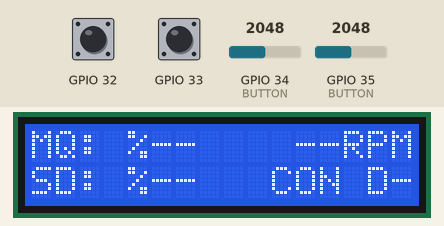
Simulated run of this sketch. Board: ESP32. Parts: 16×2 character LCD. The inputs (shaded band) are chosen by the test bench; at power-on: GPIO 33 HIGH, GPIO 32 HIGH, GPIO 34 (BUTTON) = 2048, GPIO 35 (BUTTON) = 2048. What the sketch prints to the serial monitor is not drawn.

Above: at 1.4 s.
1.5 s: GPIO 33 pulled LOW for 3.2 s
At 3.6 s:
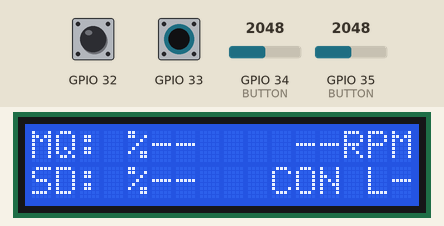
6.4 s: GPIO 32 pulled LOW for 1 s
At 8.9 s:
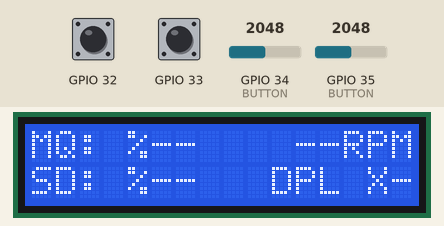
9.2 s: GPIO 32 pulled LOW for 3.2 s
At 13.8 s:
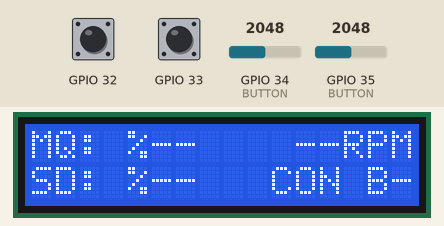
14.1 s: GPIO 33 pulled LOW for 1 s
At 16.2 s:
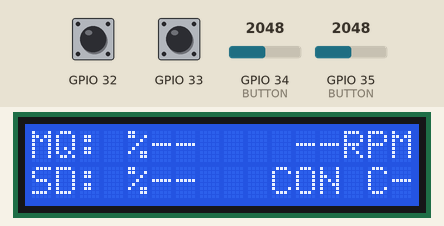
16.8 s: GPIO 33 pulled LOW for 3.2 s
At 18.5 s:
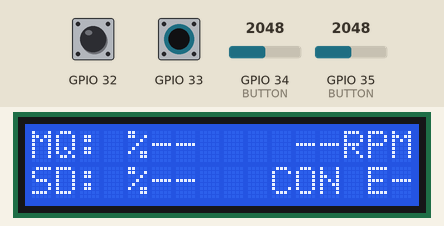
21.7 s: GPIO 33 pulled LOW for 1 s
At 23.5 s:
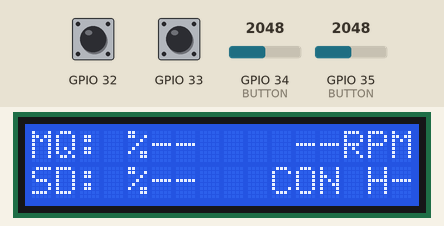
Timing chart, 0 to 25.0 s (numbered marks = the images above; inputs shaded):
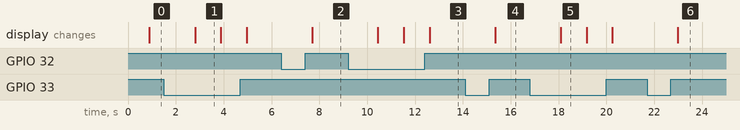

Measured:
- after the input at 1.5 s, the display: changes after 1.3 s (image 1)
- after the input at 6.4 s, the display: changes after 1.3 s (image 2)
- after the input at 9.2 s, the display: changes after 1.2 s (image 3)
- after the input at 14.1 s, the display: changes after 1.2 s (image 4)
- after the input at 16.8 s, the display: changes after 1.3 s (image 5)
- after the input at 21.7 s, the display: changes after 1.3 s (image 6)
- what the display in image 1 shows lasts 1.1 s, from 2.8 s to 3.9 s

The sketch:

controller.ino
```cpp
#include <WiFi.h>
#include <ESPAsyncWebSrv.h>
#include <HTTPClient.h>
#include "LiquidCrystal_I2C.h"

IPAddress apip(192,168,1,1);
IPAddress gateway(255,255,255,1);
IPAddress subnet(255,255,255,0);

const char* ssid = "HelloSensor";
const char* password = NULL;

const char* serverNamepixy = "http://192.168.1.2/pixy";
const char* serverNameData1 = "http://192.168.1.2/data1";
const char* serverNameData2 = "http://192.168.1.2/data2";
const char* serverNameRPM = "http://192.168.1.2/rpm";

AsyncWebServer server(80);

LiquidCrystal_I2C LCD_I2C_0x27(0x27, 16, 2);

#define button1 digitalRead(32)
#define button2 digitalRead(33)

char* kontrol;
char* potnormal;
int x, y, result1, result2;
String Data1, Data2, pixytime, RPM, mod;

void setup() {
  Serial.begin(115200);
  pinMode(34,INPUT);
  pinMode(35,INPUT);
  pinMode(32,INPUT_PULLUP);
  pinMode(33,INPUT_PULLUP);
    WiFi.softAPConfig(apip, gateway, subnet);
    Serial.println("\n[*] Creating AP");
    WiFi.mode(WIFI_AP);
    WiFi.softAP(ssid, password);
    Serial.print("[+] AP Created with IP Gateway ");
    Serial.println(WiFi.softAPIP());

  LCD_I2C_0x27.init();
  LCD_I2C_0x27.backlight();
  LCD_I2C_0x27.clear();

    server.on("/xxx", HTTP_GET, [](AsyncWebServerRequest *request){
    request->send_P(200, "text/plain", String(kontrol).c_str());
  });
    server.on("/pot", HTTP_GET, [](AsyncWebServerRequest *request){
    request->send_P(200, "text/plain", String(potnormal).c_str());
  });

  server.begin();
}

void loop() {

   x = map(analogRead(34),0,4095,0,10); // Ury->34 // BUTTON->33
   y = map(analogRead(35),0,4095,0,10); // Urx->35 // BUTTON->32

  if (button1 == 0){delay(250); result1++;}
  if (result1 == 2)(result1 = 0);

  if (button2 == 0){delay(250); result2++;}
  if (result2 == 9)(result2 = 0);

  modayar();
  vitesayar();
  kontrolayar();

      Data1 = httpGETRequest(serverNameData1);
      Data2 = httpGETRequest(serverNameData2);
      pixytime = httpGETRequest(serverNamepixy);
      RPM = httpGETRequest(serverNameRPM);

    LCD_I2C_0x27.clear();
    LCD_I2C_0x27.setCursor(0, 0);
    LCD_I2C_0x27.print("MQ: %" + Data1);
    LCD_I2C_0x27.setCursor(13 - RPM.length(), 0);
    LCD_I2C_0x27.print(RPM + "RPM");
    LCD_I2C_0x27.setCursor(0, 1);
    LCD_I2C_0x27.print("SD: %" + Data2);
    LCD_I2C_0x27.setCursor(10, 1);
    LCD_I2C_0x27.print(mod);
    LCD_I2C_0x27.setCursor(14, 1);
    LCD_I2C_0x27.print(potnormal + pixytime);
  }

void modayar(){
switch(result1){
case 0: mod = "CON"; break;
case 1: mod = "DPL"; break;
default: mod = "CON"; break;
}
}

void vitesayar(){
if (mod == "CON"){
switch(result2){
case 0: potnormal = "D"; break;
case 1: potnormal = "L"; break;
case 2: potnormal = "A"; break;
case 3: potnormal = "B"; break;
case 4: potnormal = "C"; break;
case 5: potnormal = "E"; break;
case 6: potnormal = "F"; break;
case 7: potnormal = "G"; break;
case 8: potnormal = "H"; break;
default: potnormal = "D"; break;
}
}
else if (mod == "DPL")(potnormal = "X");
else(potnormal = "D");
}

void kontrolayar(){
if(y >= 4 && y <= 6 && x >= 4 && x <= 6)(kontrol = "1");
else if(y >= 7 && y <= 10)(kontrol = "2");
else if(y >= 0 && y <= 3)(kontrol = "3");
else if(x >= 0 && x <= 3)(kontrol = "4");
else if(x >= 7 && x <= 10)(kontrol = "5");
else(kontrol = "1");
}

String httpGETRequest(const char* serverName) {
  WiFiClient client;
  HTTPClient http;

  // Your Domain name with URL path or IP address with path
  http.begin(client, serverName);

  // Send HTTP POST request
  int httpResponseCode = http.GET();

  String payload = "--";

  if (httpResponseCode>0) {
    payload = http.getString();
  }

  // Free resources
  http.end();

  return payload;
}
```
